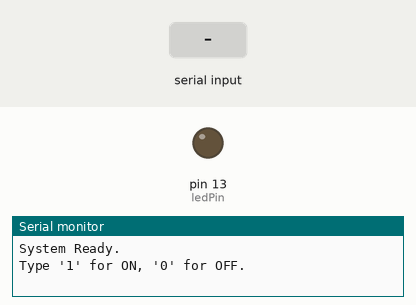
The sketch below on a simulated Arduino Uno, built with avr-gcc and run on an emulated ATmega328P. On the bench: output pins drawn as LEDs (lit = HIGH), the last lines printed to the serial monitor. The inputs (shaded band) are chosen by the test bench.

Above: at 1.2 s.
1.3 s: "1" received over Serial
At 2.3 s:
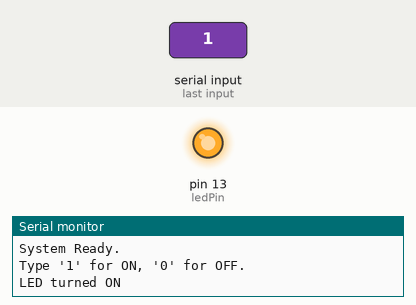
2.8 s: "0" received over Serial
At 3.5 s:
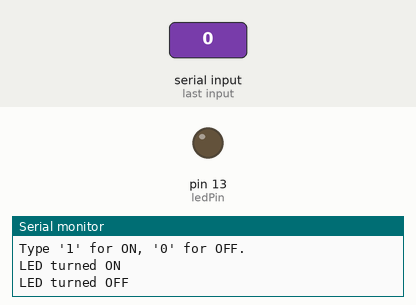
Timing chart, 0 to 5.8 s (numbered marks = the images above; inputs shaded):
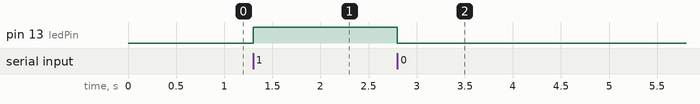

The sketch:

serial_led_control.ino
```cpp
const int ledPin = 13; // The LED is connected to pin 13
char incomingByte;     // This will store the value entered in serial moniter

void setup() {
  pinMode(ledPin, OUTPUT); // Output is set to pin 13
  Serial.begin(9600);      // Start serial communication

  digitalWrite(ledPin, LOW); // Ensure LED is OFF at start

  Serial.println("System Ready.");
  Serial.println("Type '1' for ON, '0' for OFF.");
}

void loop() {
  if (Serial.available() > 0) {
    incomingByte = Serial.read();

    if (incomingByte == '1') {
      digitalWrite(ledPin, HIGH); // Turn LED ON
      Serial.println("LED turned ON");
    }
    else if (incomingByte == '0') {
      digitalWrite(ledPin, LOW);  // Turn LED OFF
      Serial.println("LED turned OFF");
    }
  }
}
```

Measured:
- after the input at 1.3 s, pin 13 (ledPin): LOW → HIGH at once
- after the input at 2.8 s, pin 13 (ledPin): HIGH → LOW at once
